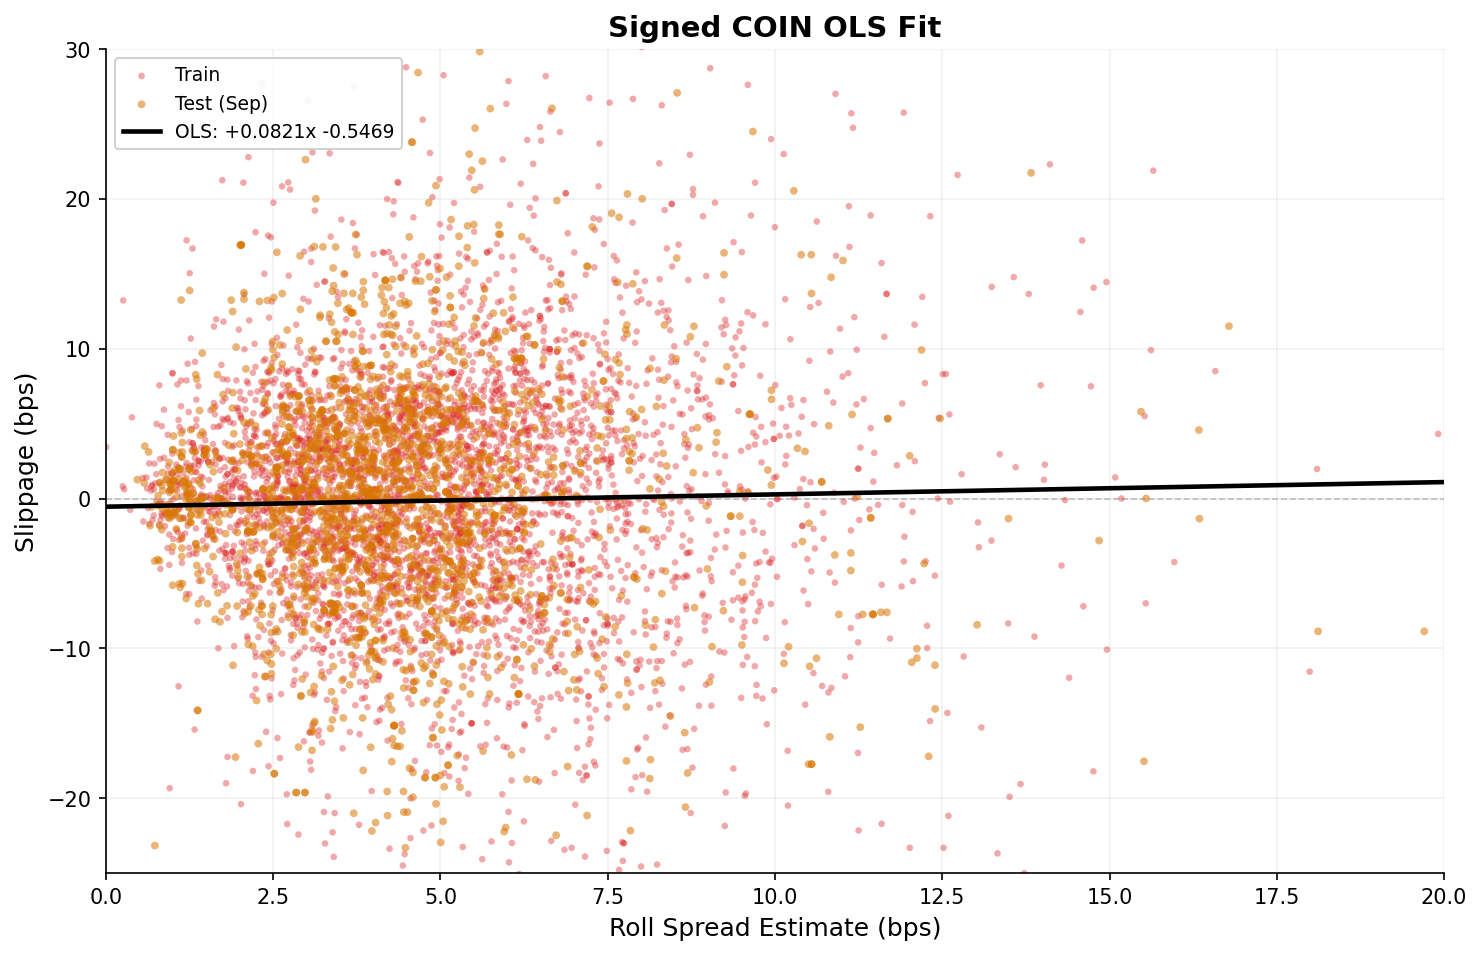

Recreate this plot in Python.
"""
Same as coin_signed_ols_plot.py but WITHOUT tick-test filtering.
Uses ALL COIN lit block trades (buy + sell + unknown), raw impact_vwap_bps.
"""

import os
os.environ["OPENBLAS_NUM_THREADS"] = "1"
os.environ["OMP_NUM_THREADS"] = "1"

import numpy as np
import pandas as pd
import matplotlib
matplotlib.use("Agg")
import matplotlib.pyplot as plt

# ── Config (same as build_coin_features.py) ──────────────────────────────────
DARK_IDS   = {4, 6, 16, 62, 201, 202, 203}
COIN_MID   = 222.0
WINDOW     = 500
MIN_TICKS  = 10

def roll_spread_500(px_window):
    dp = np.diff(px_window.astype(np.float64))
    if len(dp) < 2:
        return np.nan
    cov_mat = np.cov(dp[1:], dp[:-1], ddof=1)
    cov1 = cov_mat[0, 1]
    if cov1 < 0:
        return 2.0 * np.sqrt(-cov1)
    return np.nan

# ── 1. Load ALL COIN lit block trades (no tick-test filter) ──────────────────
bt = pd.read_parquet(
    "data/block_trades.parquet",
    columns=["ticker", "date", "timestamp_ns", "price", "size",
             "dollar_value", "exchange", "impact_vwap_bps"],
    filters=[("ticker", "==", "COIN")],
)

# Lit only, must have impact
trades = bt[
    (~bt["exchange"].isin(DARK_IDS)) &
    bt["impact_vwap_bps"].notna()
].copy()
trades = trades.sort_values(["date", "timestamp_ns"]).reset_index(drop=True)
print(f"COIN lit block trades (all sides): {len(trades):,}")

# ── 2. Compute roll_spread_500 for each trade ───────────────────────────────
roll_spread_arr = np.full(len(trades), np.nan)

days_processed = 0
for date, grp in trades.groupby("date"):
    tick_path = f"data/COIN/{date}.parquet"
    if not os.path.exists(tick_path):
        continue

    ticks = pd.read_parquet(tick_path, columns=["sip_timestamp", "price"])
    ticks = ticks.sort_values("sip_timestamp").reset_index(drop=True)

    ts = ticks["sip_timestamp"].to_numpy(dtype=np.int64)
    px = ticks["price"].to_numpy(dtype=np.float64)

    block_ts = grp["timestamp_ns"].to_numpy(dtype=np.int64)
    hi_idx = np.searchsorted(ts, block_ts, side="left")

    for i, (idx, hi) in enumerate(zip(grp.index, hi_idx)):
        lo = max(0, hi - WINDOW)
        if hi - lo < MIN_TICKS:
            continue
        spread_raw = roll_spread_500(px[lo:hi])
        if not np.isnan(spread_raw):
            roll_spread_arr[idx] = spread_raw / COIN_MID * 1e4

    days_processed += 1
    if days_processed % 50 == 0:
        print(f"  Processed {days_processed} days...")

print(f"  Processed {days_processed} days total")

trades["roll_spread_500"] = roll_spread_arr

# ── 3. Drop NaN, split train/test ───────────────────────────────────────────
feat = trades.dropna(subset=["roll_spread_500", "impact_vwap_bps"]).copy()
feat = feat.reset_index(drop=True)
print(f"Rows after dropping NaN: {len(feat):,}")

train = feat[feat["date"] < "2024-09-01"].reset_index(drop=True)
test  = feat[feat["date"] >= "2024-09-01"].reset_index(drop=True)
print(f"Train: {len(train):,}  Test: {len(test):,}")

# ── 4. OLS fit ───────────────────────────────────────────────────────────────
x_tr = train["roll_spread_500"].values.astype(np.float64)
y_tr = train["impact_vwap_bps"].values.astype(np.float64)
x_te = test["roll_spread_500"].values.astype(np.float64)
y_te = test["impact_vwap_bps"].values.astype(np.float64)

X_tr = np.column_stack([x_tr, np.ones(len(x_tr))])
beta, *_ = np.linalg.lstsq(X_tr, y_tr, rcond=None)
print(f"OLS: impact = {beta[0]:+.4f} * spread {beta[1]:+.4f}")

# ── 5. Plot (same style/zoom as coin_signed_ols_plot.py) ─────────────────────
fig, ax = plt.subplots(figsize=(10, 6.5))

rng = np.random.default_rng(42)
mask_tr = x_tr <= 20
mask_te = x_te <= 20
idx_tr = np.where(mask_tr)[0]
n_plot = min(4000, len(idx_tr))
idx_plot = rng.choice(idx_tr, size=n_plot, replace=False)

ax.scatter(x_tr[idx_plot], y_tr[idx_plot], s=10, alpha=0.4,
           color="#dc2626", edgecolors="none", zorder=2, label="Train")
ax.scatter(x_te[mask_te], y_te[mask_te], s=14, alpha=0.55,
           color="#d97706", edgecolors="none", zorder=3, label="Test (Sep)")

xg = np.linspace(0, 20, 300)
yg = beta[0] * xg + beta[1]
ax.plot(xg, yg, color="black", lw=2.2, zorder=4,
        label=f"OLS: {beta[0]:+.4f}x {beta[1]:+.4f}")

ax.axhline(0, color="gray", lw=0.8, ls="--", alpha=0.5, zorder=1)

ax.set_xlim(0, 20)
ax.set_ylim(-25, 30)

ax.set_xlabel("Roll Spread Estimate (bps)", fontsize=12)
ax.set_ylabel("Slippage (bps)", fontsize=12)
ax.set_title("Signed COIN OLS Fit", fontsize=14, fontweight="bold")
ax.legend(fontsize=9, loc="upper left", framealpha=0.9)
ax.grid(True, alpha=0.18)
ax.spines["top"].set_visible(False)
ax.spines["right"].set_visible(False)

plt.tight_layout()
plt.savefig("coin_no_ticktest_ols.png", dpi=150, bbox_inches="tight")
print("Saved -> coin_no_ticktest_ols.png")
